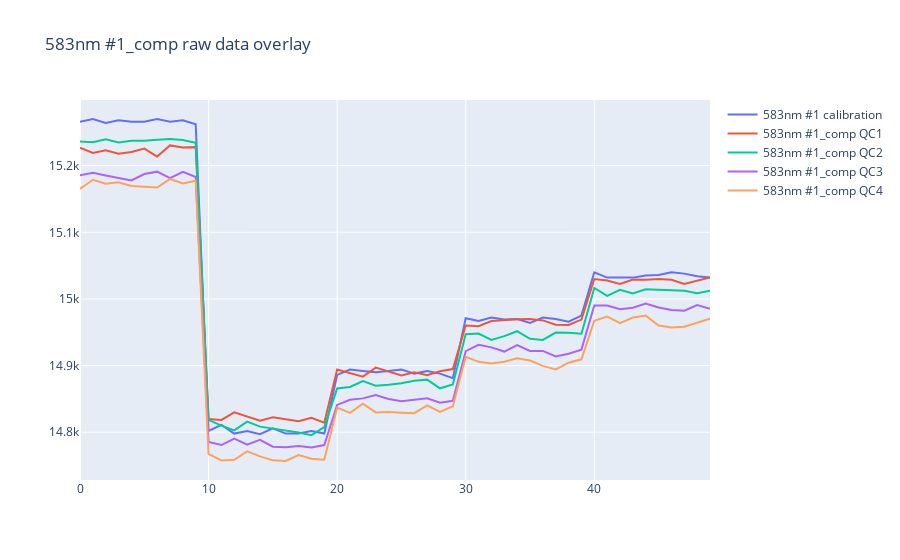

The code cell stored with this chart in its notebook:
### Code cell
save_figure = True
offset = False
cal_channel = '583nm #1'
QC_channel = '583nm #1_comp'

plot_data = []
data_list = test_data_list

if offset == True:
    trace_ppm = go.Scatter(y=df_n10C[cal_channel]-df_n10C.loc[1,cal_channel], name=cal_channel+' calibration')
    plot_data.append(trace_ppm)

    for i,j in enumerate(data_list):
        trace_ppm = go.Scatter(y=j[QC_channel]-j.loc[1,QC_channel], name=QC_channel+' QC{}'.format(i+1))
        plot_data.append(trace_ppm) 
else:
    trace_ppm = go.Scatter(y=df_n10C[cal_channel], name=cal_channel+' calibration')
    plot_data.append(trace_ppm)

    for i,j in enumerate(data_list):
        trace_ppm = go.Scatter(y=j[QC_channel], name=QC_channel+' QC{}'.format(i+1))
        plot_data.append(trace_ppm)
        

title = '{} raw data overlay'.format(QC_channel)    
layout = go.Layout(title=title)
fig = go.Figure(data=plot_data, layout=layout)
fig.show()

if save_figure == True:
    # save figure
    savePath = os.path.join(os.getcwd(), folder_name)
    filename = title
    fig.write_image(savePath + '/' + filename + '.jpeg', width=1280, height=720)
